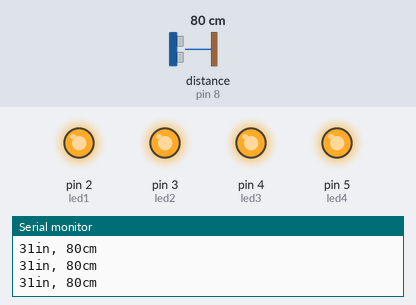
A sketch run on a simulated Arduino Uno, built with avr-gcc and run on an emulated ATmega328P. Shown: output pins drawn as LEDs (lit = HIGH), the last lines printed to the serial monitor. Wiring (inferred from the names in the program): ultrasonic range finder: trigger pin 7; echo pin 8. The inputs (shaded band) are chosen by the test bench; at power-on: distance to the obstacle (sensor on pin 8) 80 cm. The echo pulse lasts 58.3 µs per cm; pins used as bus, display or sensor lines are not drawn.

Above: at 1.2 s.
1.3 s: distance to the obstacle (sensor on pin 8) set to 29 cm
2.9 s: distance to the obstacle (sensor on pin 8) set to 22 cm
At 4.5 s:
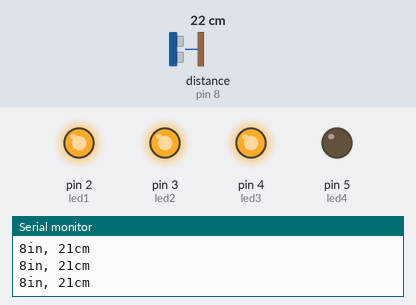
4.8 s: distance to the obstacle (sensor on pin 8) set to 19 cm
At 6.2 s:
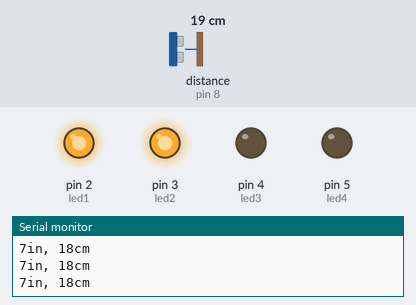
6.5 s: distance to the obstacle (sensor on pin 8) set to 17 cm
8.3 s: distance to the obstacle (sensor on pin 8) set to 13 cm
At 9.7 s:
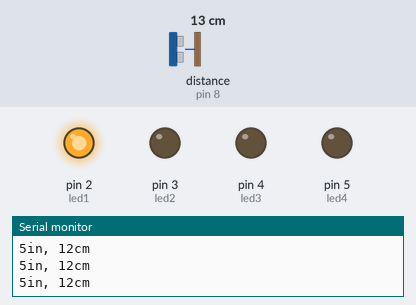
10.2 s: distance to the obstacle (sensor on pin 8) set to 35 cm
At 10.61 s:
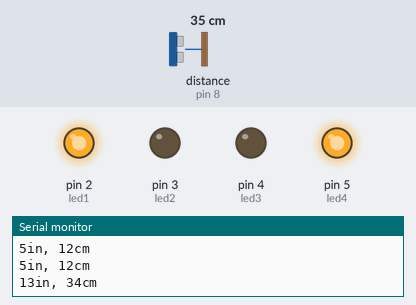
Timing chart, 0 to 13.2 s (numbered marks = the images above; inputs shaded):
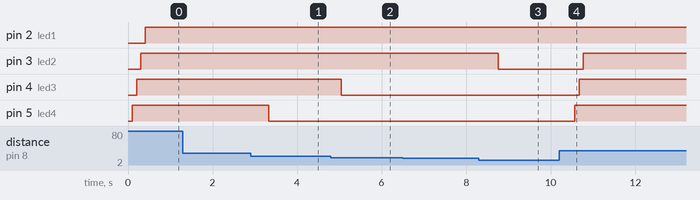

Measured:
- the behaviour switches between 26 and 25 cm on distance to the obstacle (sensor on pin 8) (found by bisection; images 0 and 1)
- the behaviour switches between 21 and 20 cm on distance to the obstacle (sensor on pin 8) (found by bisection; images 1 and 2)
- the behaviour switches between 16 and 15 cm on distance to the obstacle (sensor on pin 8) (found by bisection; images 2 and 3)
- after the input at 2.9 s, pin 5 (led4): HIGH → LOW after 0.43 s
- after the input at 4.8 s, pin 4 (led3): HIGH → LOW after 0.24 s
- after the input at 8.3 s, pin 3 (led2): HIGH → LOW after 0.46 s
- after the input at 10.2 s, pin 3 (led2): LOW → HIGH after 0.57 s; pin 4 (led3): LOW → HIGH after 0.47 s; pin 5 (led4): LOW → HIGH after 0.37 s

The sketch:

uno_dist_measure_copy_20260910172646.ino
```cpp
const int trigPin = 7;
const int echoPin = 8;
int led1 = 2;
int led2 = 3;
int led3 = 4;
int led4 = 5;
void setup()
{
  Serial.begin(9600);
  pinMode(trigPin,OUTPUT);
  pinMode(echoPin,INPUT);
    pinMode(led1,OUTPUT);
    pinMode(led2,OUTPUT);
      pinMode(led3,OUTPUT);
        pinMode(led4,OUTPUT);
}

void loop()
{
  long duration, inches, cm;

  digitalWrite(trigPin, LOW);
  delayMicroseconds(2);
  digitalWrite(trigPin, HIGH);
  delayMicroseconds(10);
  digitalWrite(trigPin,LOW);

  duration = pulseIn(echoPin, HIGH);

  inches = microsecondsToInches(duration);
  cm = microsecondsToCentimeters(duration);

  Serial.print(inches);
  Serial.print("in, ");
  Serial.print(cm);
  Serial.print("cm");
  Serial.println();

    if (cm >= 25){
    delay(100);
    digitalWrite(led4,OUTPUT);
  } else {
    delay(100);
    digitalWrite(led4,LOW);
  }
    if (cm >= 20){
      delay(100);
    digitalWrite(led3,OUTPUT);
  } else {
    delay(100);
    digitalWrite(led3,LOW);
  }
    if (cm >= 15){
      delay(100);
    digitalWrite(led2,OUTPUT);
  } else {
    delay(100);
    digitalWrite(led2,LOW);
  }
    if (cm >= 10){
      delay(100);
    digitalWrite(led1,OUTPUT);
  } else {
    delay(100);
    digitalWrite(led1,LOW);
  }
}

long microsecondsToInches(long microseconds) {
  // According to Parallax's datasheet for the PING))), there are 73.746
  // microseconds per inch (i.e. sound travels at 1130 feet per second).
  // This gives the distance travelled by the ping, outbound and return,
  // so we divide by 2 to get the distance of the obstacle.
  // See: https://www.parallax.com/package/ping-ultrasonic-distance-sensor-downloads/
  return microseconds / 74 / 2;
}

long microsecondsToCentimeters(long microseconds) {
  // The speed of sound is 340 m/s or 29 microseconds per centimeter.
  // The ping travels out and back, so to find the distance of the object we
  // take half of the distance travelled.
  return microseconds / 29 / 2;
}
```
